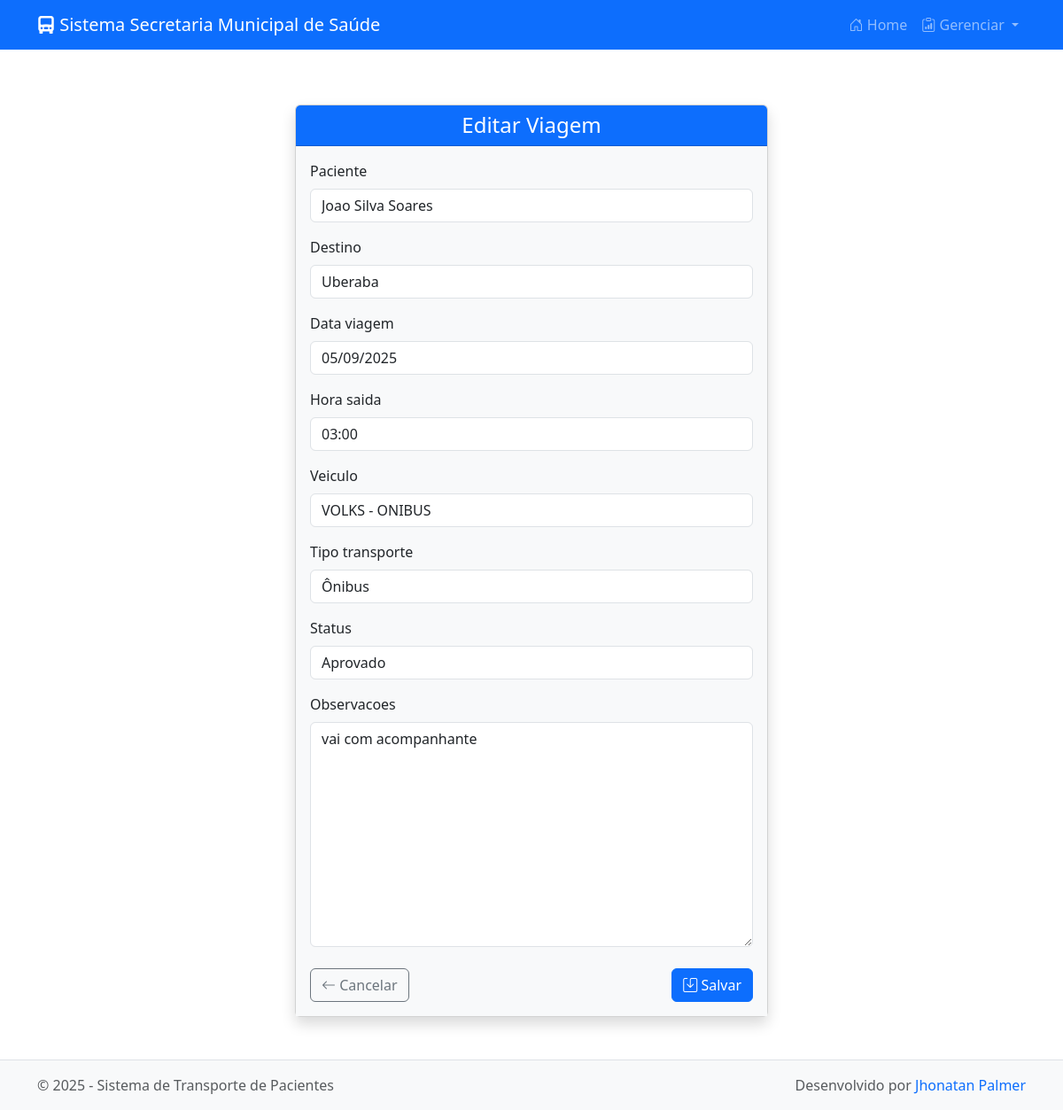
/editar/1/, run on an earlier commit of the app's database.
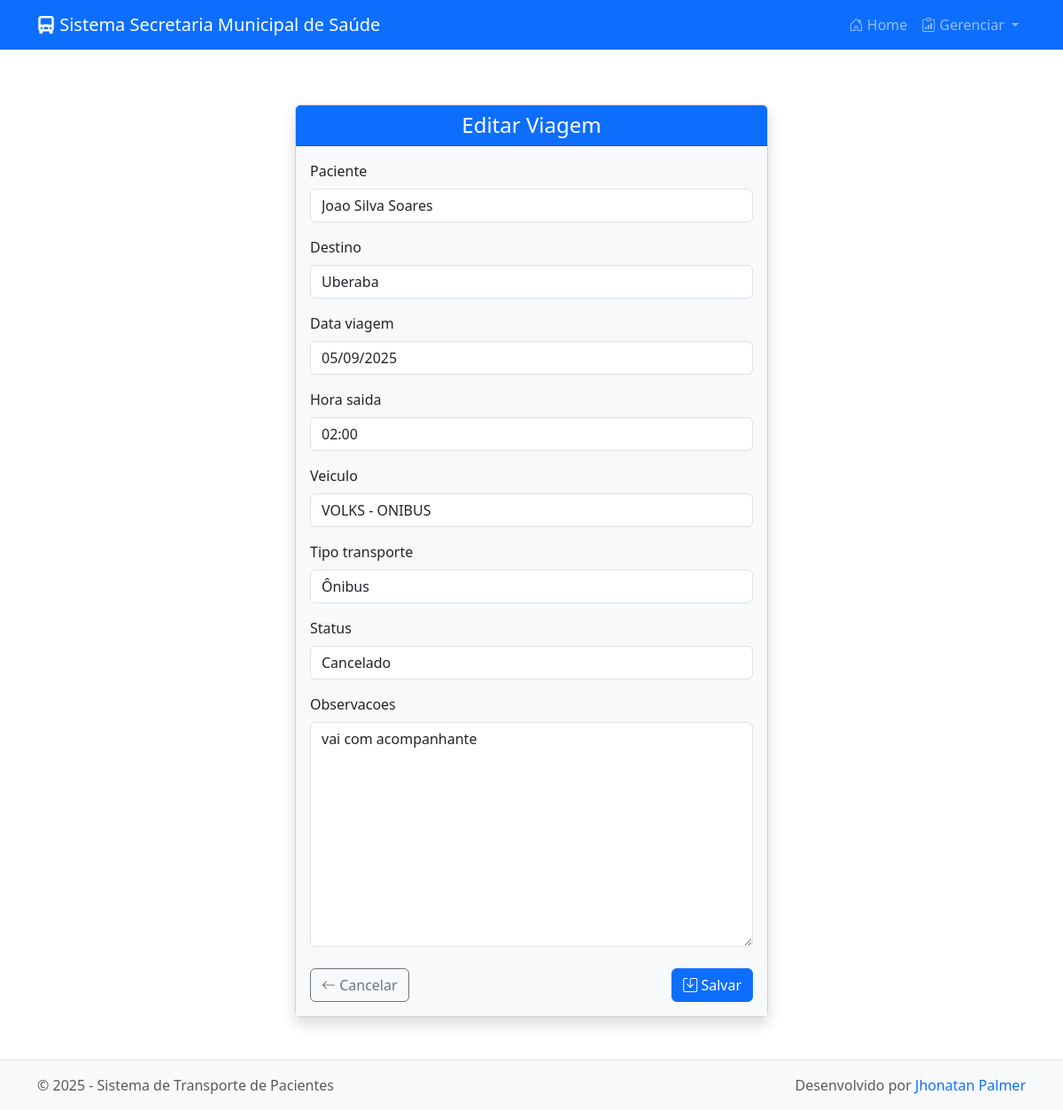
And on a later commit of the database.
### viagens/models.py (models this page shows, shortened)
class Viagem(models.Model):
    TIPOS_TRANSPORTE = [
        ("oficial", "Veículo Oficial"),
        ("onibus", "Ônibus"),
        ("carro_proprio", "Carro Próprio"),
    ]
    STATUS = [
        ("pendente", "Pendente"),
        ("aprovado", "Aprovado"),
        ("cancelado", "Cancelado"),
    ]
    horario_saida = [
    (time(2, 0), '02:00'),
    (time(3, 0), '03:00'),
]
    cidade_destino = [
        ('Uberaba', 'Uberaba'),
        ('Fernandopolis', 'Fernandopolis'),
        ('Sao Jose do Rio Preto', 'Sao Jose do Rio Preto'),
        ('Barretos', 'Barretos'),
    ]
    paciente = models.ForeignKey(Paciente, on_delete=models.CASCADE)
    destino = models.CharField(max_length=200, choices=cidade_destino)
    data_viagem = models.DateField()
    hora_saida = models.TimeField(choices=horario_saida, null=True, blank=True)
    veiculo = models.ForeignKey(Veiculo, on_delete=models.SET_NULL, null=True, blank=True)
    tipo_transporte = models.CharField(max_length=30, choices=TIPOS_TRANSPORTE)
    status = models.CharField(max_length=20, choices=STATUS, default="pendente")
    observacoes = models.TextField(blank=True)

### viagens/views.py (the view)
# urls.py: path('editar/<int:pk>/', ViagemUpdateView.as_view(), name='viagem-edit'),
class ViagemUpdateView(UpdateView):
    model = Viagem
    form_class = ViagemForm
    template_name = 'viagens/viagem_form.html'
    success_url = reverse_lazy('viagem-list')

### viagens/forms.py
class ViagemForm(forms.ModelForm):
    class Meta:
        model = Viagem
        fields = '__all__'
    def __init__(self, *args, **kwargs):
        super(ViagemForm, self).__init__(*args, **kwargs)
        self.fields['hora_saida'].widget = forms.Select(choices=Viagem.horario_saida)

### pacientes/models.py (called while the page is built)
    def __str__(self):
        return self.nome

### veiculos/models.py (called while the page is built)
    def __str__(self):
        return f"{self.modelo} - {self.placa}"

### viagens/templates/viagens/viagem_form.html (shortened to what this page needs)
{% extends 'base.html' %}
{% load widget_tweaks %}
{% block content %}
<div class="container mt-5">
    <div class="row justify-content-center">
        <div class="col-md-8 col-lg-6">
            <div class="card shadow">
                <div class="card-header bg-primary text-white">
                    <h4 class="mb-0 text-center">
                        {% if form.instance.pk %}Editar Viagem{% else %}Nova Viagem{% endif %}
                    </h4>
                </div>
                <div class="card-body bg-light">
                    <form method="post" novalidate>
                        {% for field in form %}
                            <div class="mb-3">
                                <label for="{{ field.id_for_label }}" class="form-label">{{ field.label }}</label>
                                {{ field|add_class:"form-control" }}
                            </div>
                        {% endfor %}
                        <div class="d-flex justify-content-between mt-4">
                            <a href="{% url 'viagem-list' %}" class="btn btn-outline-secondary">
                                <i class="bi bi-arrow-left"></i> Cancelar
                            </a>
                            <button type="submit" class="btn btn-primary">
                                <i class="bi bi-save"></i> Salvar
                            </button>
                        </div>
                    </form>
                </div>
            </div>
        </div>
    </div>
</div>
{% endblock %}

What changed in the data, as far as the page shows it:
changed Viagem "Joao Silva Soares": hora_saida "03:00" → "02:00"; status "Aprovado" → "Cancelado"
